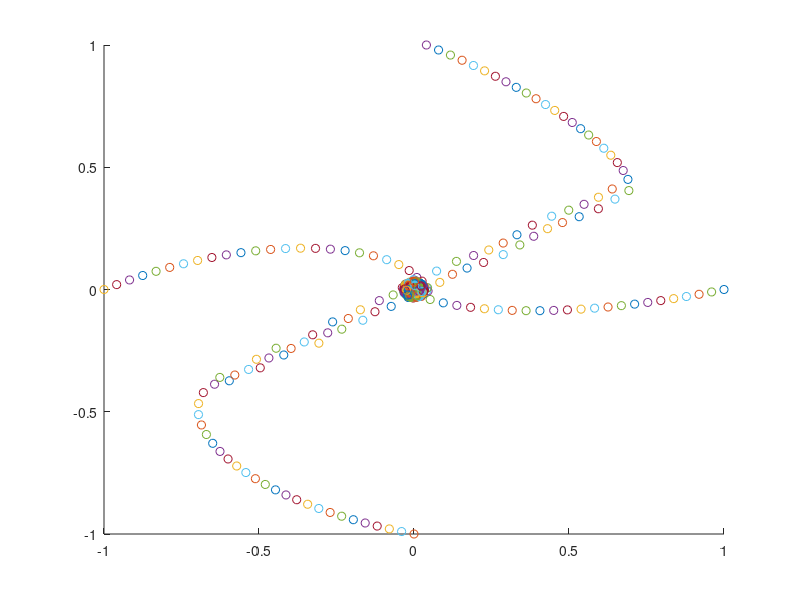

This chart was generated by the following MATLAB code:
clc;
clear all;

% ax ay; bx by; cx cy; dx dy
x = [0,1;1,1;1,0;0,0];

%liczba kroków (inaczej nassz czas)
steps = 200;

%macierz zawierająca informacje o prędkości poszczególnych punktów
%oraz liczbe, za którym punktem ma podążać
v = [0.04, 2; 0.01, 3; 0.04, 4; 0.02, 1];


for i=1:steps
    for j=1:4

        %d_A_x = randn(1,1)*0.01;
        %d_A_y = randn(1,1)*0.01;

        x_x = x(v(j,2),1)-x(j,1);%+;d_A_x;
        x_y = x(v(j,2),2)-x(j,2);%+d_A_y;

        dist = abs(x_x) + abs(x_y);
        theta=atan2(x_y,x_x);

        x(j,1) = x(j,1) + v(j,1) * cos(theta);
        x(j,2) = x(j,2) + v(j,1) * sin(theta);

        scatter(x_x, x_y); %rysowanie wykresu
        hold on;
    end
end